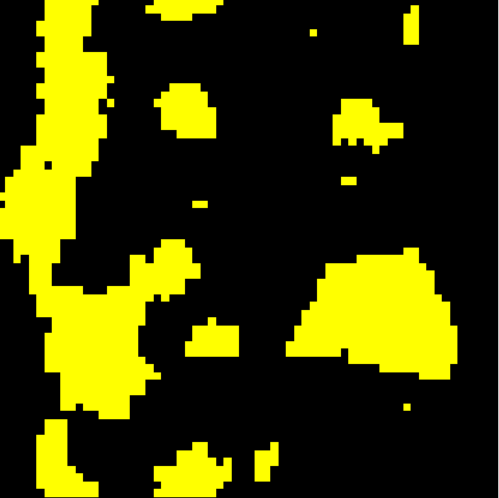
#> input picture population.png, 499 x 498 px
$ python fourth_chapter-code_convolution_filter.py
#> lines starting #> are read from the running program, lines starting #| are printed output that depends on the picture
import numpy as np
from matplotlib.image import imread
import matplotlib.pyplot as plt
from PIL import Image

image = np.asarray(Image.open('population.png').convert('L'))
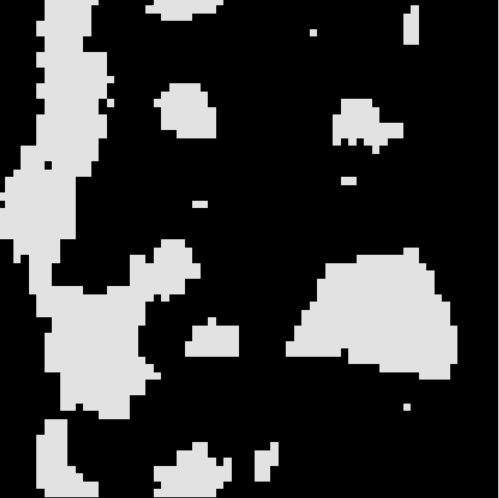
#> image: shape (498, 499); min 0, max 226, mean 57.4

def show_image(image):
	plt.xticks([])
	plt.yticks([])
	plt.grid(False)
	plt.imshow(image, cmap = 'gray', vmin = 0, vmax = 255)
	plt.show()

filter_ = [[0, 0, 0, 0],
					 [0, 0.5, 0.3, 0],
					 [-0, 0.5, 0.2, 0],
					 [0, 0, 0, 0]]

m, n = len(filter_), len(filter_)

show_image(image)

image_resized = np.lib.pad(image, ((m-1,m-1),(n-1,n-1)), 'constant', constant_values=(0))
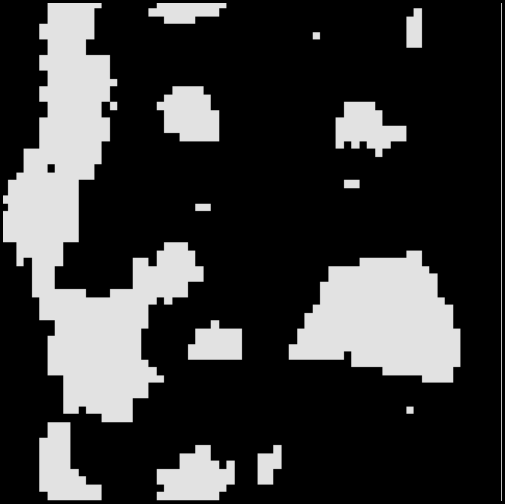
#> image_resized: shape (504, 505); min 0, max 226, mean 56
i=0
for index in range(1, len(image)-2):
	new_pixel = 0
	for subindex in range(1, len(image[0])-2):
		submatrix = []
		for innerindex in range(m):
			subline = []
			for subinnerindex in range(n):
				subline.append(image[index+innerindex-1][subindex+subinnerindex-1])
			submatrix.append(subline)

		new_pixel += filter_*np.array(submatrix)
#> (the run stopped early here; a loop or call above may not have finished)
